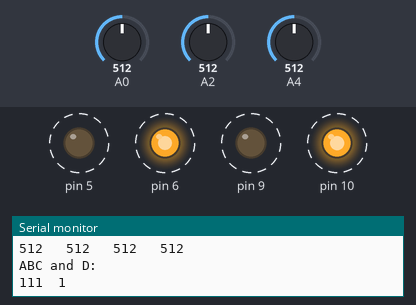
This sketch was run on a simulated Arduino Uno, built with avr-gcc and run on an emulated ATmega328P. Shown: output pins drawn as LEDs (lit = HIGH), the last lines printed to the serial monitor. Dashed ring = blinking. The test bench sets the inputs (shaded band); at power-on: A0 = 512, A2 = 512, A4 = 512. Random numbers use the default seed unless the sketch sets one.

Above: at 1.07 s.
1.3 s: A0 set to 179
4.3 s: A0 set to 161
At 5.7 s:
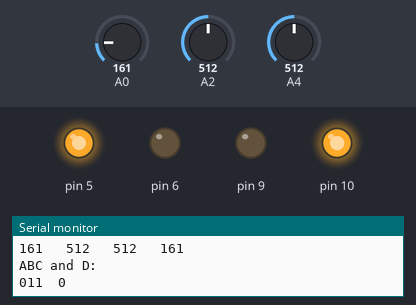
6.0 s: A2 set to 105
9.0 s: A2 set to 90
12.0 s: A4 set to 990
15.0 s: A4 set to 1010
Timing chart, 0 to 17.5 s (numbered marks = the images above; inputs shaded):
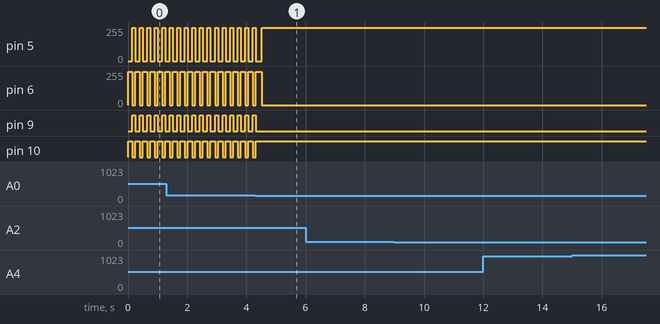

Measured:
- the behaviour switches between 171 and 170 on A0 (found by bisection; images 0 and 1)
- by itself, pin 5: alternates 248/255 for 0.10 s and 0/255 for 0.15 s
- by itself, pin 6: alternates 248/255 for 0.15 s and 0/255 for 0.10 s
- by itself, pin 9: alternates HIGH for 0.10 s and LOW for 0.15 s
- by itself, pin 10: alternates HIGH for 0.15 s and LOW for 0.10 s

The sketch:

failed7.ino
```cpp
//#include "core.c"

int A, B, C, D;

/*
const int gray_gate_A = 170;
const int gray_gate_B = 270;
const int gray_gate_C = 250;
const int gray_gate_D = 500;
*/

///*
int gray_gate_A = 170;
int gray_gate_B = 450;//450
int gray_gate_C = 250;//450
int gray_gate_D = 500;
//*/

unsigned int back_times = 0;

const int light = 180;
const int normal = 200;
const int heavy = 255;

const float left_bias = 0;//.02634375;
const float right_bias = 0.02734375;

int last_action;

void set_left_wheels(int go_or_back, int value) {
    value = value - (value * left_bias);
    if (go_or_back == 1) {
        analogWrite(9, value);
        analogWrite(10, 0);
    } else if (go_or_back == -1) {
        analogWrite(10, value);
        analogWrite(9, 0);
    } else if (go_or_back == 0) {
        analogWrite(9, 0);
        analogWrite(10, 0);
    }
}

void set_right_wheels(int go_or_back, int value) {
    value = value - (value * right_bias);
    if (go_or_back == 1) {
        analogWrite(5, value);
        analogWrite(6, 0);
    } else if (go_or_back == -1) {
        analogWrite(6, value);
        analogWrite(5, 0);
    } else if (go_or_back == 0) {
        analogWrite(5, 0);
        analogWrite(6, 0);
    }
}

void go_straight(int value) {
    set_left_wheels(1, value);
    set_right_wheels(1, value);
}

void go_back(int value) {
    set_left_wheels(-1, value);
    set_right_wheels(-1, value);
}

void stop() {
    set_left_wheels(0, 0);
    set_right_wheels(0, 0);
}

void left_rotate(int value) {
    set_right_wheels(1, value);
    set_left_wheels(-1, value);
}

void right_rotate(int value) {
    set_left_wheels(1, value);
    set_right_wheels(-1, value);
}

void turn_back_left(int value) {
    float difference = value / 2;
    float middle_point = 255 / 2;
    int right = middle_point + difference;
    int left = middle_point - difference;

    set_left_wheels(-1, left);
    set_right_wheels(-1, right);
}

void turn_back_right(int value) {
    float difference = value / 2;
    float middle_point = 255 / 2;
    int left = middle_point + difference;
    int right = middle_point - difference;

    set_left_wheels(-1, left);
    set_right_wheels(-1, right);
}

int handle_gray_detector(int pin, int gate_number) {
    Serial.print(analogRead(pin));
    Serial.print("   ");
    if (gate_number == 1) {
        if (analogRead(pin) > gray_gate_A) {
            return 1;
        } else {
            return 0;
        }
    } else if (gate_number == 2) {
        if (analogRead(pin) > gray_gate_B) {
            return 1;
        } else {
            return 0;
        }
    } else if (gate_number == 3) {
        if (analogRead(pin) > gray_gate_C) {
            return 1;
        } else {
            return 0;
        }
    } else if (gate_number == 4) {
        if (analogRead(pin) > gray_gate_D) {
            return 1;
        } else {
            return 0;
        }
    }
}

void sensor_detect(int AAA1, int AAA2, int AAA3, int AAA4) {
    A = handle_gray_detector(AAA1, 1);
    B = handle_gray_detector(AAA2, 2);
    C = handle_gray_detector(AAA3, 3);
    D = handle_gray_detector(AAA4, 4);

    Serial.print("\nABC and D: \n");
    Serial.print(A);
    Serial.print(B);
    Serial.print(C);
    Serial.print("  ");
    Serial.print(D);
    Serial.println();
    Serial.println();
    Serial.println();
}

void white_detect() {
    sensor_detect(A0, A2, A4, 8);
}

void go_through_node() {
    while (1) {
        go_straight(heavy);

        white_detect();
        if ((A == 1) && (C == 1)) {
            break;
        }
    }
}

/* //go nodes
void find_line() {
    white_detect();

    if ((A == 1) && (B == 1) && (C == 1)) {
        if (back_times < 3) {
            if (last_action == 0) {
                go_back(heavy);
            } else if (last_action == -1) {
                turn_back_right(heavy);
                delayMicroseconds(random(1, 10000));
            } else if (last_action == 1) {
                turn_back_left(heavy);
                delayMicroseconds(random(1, 10000));
            }
        }
        back_times += 1;
        last_action = 0;

    } else if ((A == 0) && (B == 0) && (C == 0)) {
        go_straight(heavy);
        //go_through_node();

    } else if ((A == 1) && (C == 0)) {
        right_rotate(heavy);

        last_action = 1;

    } else if ((A == 1) && (C == 1)) {
        go_straight(heavy);

        last_action = 0;

    } else if ((A == 0) && (C == 1)) {
        left_rotate(heavy);

        last_action = -1;

    }

    if (back_times > 18) {//14~18
        back_times = 0;
    }
}
*/

///* //no nodes
void find_line() {
    white_detect();
    if ((A == 1) && (B == 1) && (C == 1)) {
        if (last_action == 0) {
            go_back(heavy);
            delay(15);//15 //20

        } else if (last_action == -1) {
            while (1) {
                left_rotate(heavy);
                //turn_back_right(heavy);
                delayMicroseconds(random(1, 50000));

                white_detect();
                if (C == 0) {
                    break;
                }
            }

        } else if (last_action == 1) {
            while (1) {
                right_rotate(heavy);
                //turn_back_left(heavy);
                delayMicroseconds(random(1, 50000));

                white_detect();
                if (A == 0) {
                    break;
                }
            }
        }

        last_action = 0;
    }

    white_detect();
    if ((A == 0) && (B == 0) && (C == 0)) {
        //go_straight(heavy);
        go_through_node();
    }

    white_detect();
    if ((A == 1) && (C == 0)) {
        right_rotate(heavy);

        last_action = 1;
    }

    white_detect();
    if ((A == 1) && (C == 1)) {
        go_straight(heavy);

        //last_action = 0;
    }

    white_detect();
    if ((A == 0) && (C == 1)) {
        left_rotate(heavy);

        last_action = -1;
    }
}
//*/

void setup() {
    Serial.begin(9600);
    digitalWrite(A3, 1);

    /*
    go_straight(heavy);
    delay(5500);
    stop();
    delay(1000);

    go_straight(heavy);
    */
}

void loop() {
    find_line();
    //Serial.println(digitalRead(A3));

    //white_detect();
    //delay(500);
}
```
